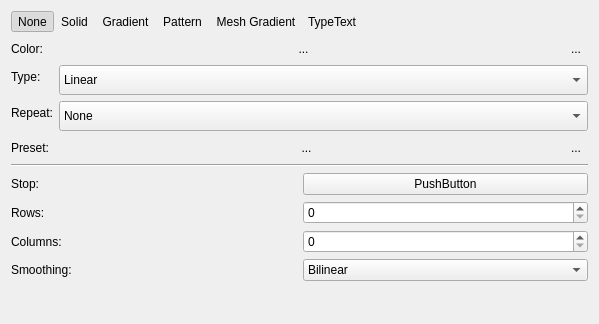
<?xml version="1.0" encoding="utf-8"?>
<ui version="4.0">
 <author>
    SPDX-FileCopyrightText: none
    SPDX-License-Identifier: GPL-3.0-or-later
  </author>
 <class>KoFillConfigWidget</class>
 <widget class="QWidget" name="KoFillConfigWidget">
  <property name="geometry">
   <rect>
    <x>0</x>
    <y>0</y>
    <width>599</width>
    <height>324</height>
   </rect>
  </property>
  <property name="sizePolicy">
   <sizepolicy hsizetype="Preferred" vsizetype="Preferred">
    <horstretch>0</horstretch>
    <verstretch>0</verstretch>
   </sizepolicy>
  </property>
  <layout class="QVBoxLayout" name="verticalLayout">
   <item>
    <layout class="QHBoxLayout" name="fillConfigTypeLayout">
     <property name="spacing">
      <number>0</number>
     </property>
     <item>
      <widget class="QToolButton" name="btnNoFill">
       <property name="sizePolicy">
        <sizepolicy hsizetype="Preferred" vsizetype="Fixed">
         <horstretch>0</horstretch>
         <verstretch>0</verstretch>
        </sizepolicy>
       </property>
       <property name="toolTip">
        <string>No fill</string>
       </property>
       <property name="text">
        <string>None</string>
       </property>
       <property name="checkable">
        <bool>true</bool>
       </property>
       <property name="checked">
        <bool>true</bool>
       </property>
       <property name="autoRaise">
        <bool>true</bool>
       </property>
      </widget>
     </item>
     <item>
      <widget class="QToolButton" name="btnSolidFill">
       <property name="sizePolicy">
        <sizepolicy hsizetype="Preferred" vsizetype="Fixed">
         <horstretch>0</horstretch>
         <verstretch>0</verstretch>
        </sizepolicy>
       </property>
       <property name="toolTip">
        <string>Solid color fill</string>
       </property>
       <property name="text">
        <string>Solid</string>
       </property>
       <property name="checkable">
        <bool>true</bool>
       </property>
       <property name="autoRaise">
        <bool>true</bool>
       </property>
      </widget>
     </item>
     <item>
      <widget class="QToolButton" name="btnGradientFill">
       <property name="sizePolicy">
        <sizepolicy hsizetype="Preferred" vsizetype="Fixed">
         <horstretch>0</horstretch>
         <verstretch>0</verstretch>
        </sizepolicy>
       </property>
       <property name="toolTip">
        <string>Gradient fill</string>
       </property>
       <property name="text">
        <string>Gradient</string>
       </property>
       <property name="checkable">
        <bool>true</bool>
       </property>
       <property name="autoRaise">
        <bool>true</bool>
       </property>
      </widget>
     </item>
     <item>
      <widget class="QToolButton" name="btnPatternFill">
       <property name="sizePolicy">
        <sizepolicy hsizetype="Preferred" vsizetype="Fixed">
         <horstretch>0</horstretch>
         <verstretch>0</verstretch>
        </sizepolicy>
       </property>
       <property name="toolTip">
        <string>Pattern fill</string>
       </property>
       <property name="text">
        <string>Pattern</string>
       </property>
       <property name="checkable">
        <bool>true</bool>
       </property>
       <property name="autoRaise">
        <bool>true</bool>
       </property>
      </widget>
     </item>
     <item>
      <widget class="QToolButton" name="btnMeshFill">
       <property name="text">
        <string>Mesh Gradient</string>
       </property>
       <property name="checkable">
        <bool>true</bool>
       </property>
       <property name="autoRaise">
        <bool>true</bool>
       </property>
      </widget>
     </item>
     <item>
      <spacer name="horizontalSpacer">
       <property name="orientation">
        <enum>Qt::Horizontal</enum>
       </property>
       <property name="sizeType">
        <enum>QSizePolicy::Preferred</enum>
       </property>
       <property name="sizeHint" stdset="0">
        <size>
         <width>5</width>
         <height>5</height>
        </size>
       </property>
      </spacer>
     </item>
     <item>
      <widget class="QLabel" name="lblFillTitle">
       <property name="text">
        <string notr="true">TypeText</string>
       </property>
      </widget>
     </item>
     <item>
      <spacer name="horizontalSpacer_2">
       <property name="orientation">
        <enum>Qt::Horizontal</enum>
       </property>
       <property name="sizeHint" stdset="0">
        <size>
         <width>10</width>
         <height>5</height>
        </size>
       </property>
      </spacer>
     </item>
    </layout>
   </item>
   <item>
    <layout class="QHBoxLayout" name="solidFillLayout">
     <item>
      <widget class="QLabel" name="soldStrokeColorLabel">
       <property name="text">
        <string>Color:</string>
       </property>
      </widget>
     </item>
     <item>
      <widget class="KoColorPopupButton" name="btnChooseSolidColor">
       <property name="sizePolicy">
        <sizepolicy hsizetype="Expanding" vsizetype="Fixed">
         <horstretch>0</horstretch>
         <verstretch>0</verstretch>
        </sizepolicy>
       </property>
       <property name="text">
        <string>...</string>
       </property>
       <property name="popupMode">
        <enum>QToolButton::InstantPopup</enum>
       </property>
       <property name="autoRaise">
        <bool>true</bool>
       </property>
       <property name="arrowType">
        <enum>Qt::NoArrow</enum>
       </property>
      </widget>
     </item>
     <item>
      <widget class="QToolButton" name="btnSolidColorSample">
       <property name="text">
        <string>...</string>
       </property>
       <property name="checkable">
        <bool>true</bool>
       </property>
       <property name="autoRaise">
        <bool>true</bool>
       </property>
      </widget>
     </item>
    </layout>
   </item>
   <item>
    <layout class="QFormLayout" name="gradientLayout1">
     <item column="0" row="0">
      <widget class="QLabel" name="typeLabel">
       <property name="text">
        <string>Type:</string>
       </property>
      </widget>
     </item>
     <item column="1" row="0">
      <widget class="QComboBox" name="cmbGradientType">
       <property name="sizePolicy">
        <sizepolicy hsizetype="Expanding" vsizetype="Fixed">
         <horstretch>0</horstretch>
         <verstretch>0</verstretch>
        </sizepolicy>
       </property>
       <property name="minimumSize">
        <size>
         <width>0</width>
         <height>30</height>
        </size>
       </property>
       <item>
        <property name="text">
         <string comment="Gradient type - Linear">Linear</string>
        </property>
       </item>
       <item>
        <property name="text">
         <string>Radial</string>
        </property>
       </item>
      </widget>
     </item>
     <item column="0" row="1">
      <widget class="QLabel" name="repeatLabel">
       <property name="text">
        <string>Repeat:</string>
       </property>
      </widget>
     </item>
     <item column="1" row="1">
      <widget class="QComboBox" name="cmbGradientRepeat">
       <property name="sizePolicy">
        <sizepolicy hsizetype="Expanding" vsizetype="Fixed">
         <horstretch>0</horstretch>
         <verstretch>0</verstretch>
        </sizepolicy>
       </property>
       <property name="minimumSize">
        <size>
         <width>0</width>
         <height>30</height>
        </size>
       </property>
       <item>
        <property name="text">
         <string>None</string>
        </property>
       </item>
       <item>
        <property name="text">
         <string>Repeat</string>
        </property>
       </item>
       <item>
        <property name="text">
         <string>Reflect</string>
        </property>
       </item>
      </widget>
     </item>
    </layout>
   </item>
   <item>
    <layout class="QHBoxLayout" name="gradientLayout2">
     <item>
      <widget class="QLabel" name="presetLabel">
       <property name="text">
        <string>Preset:</string>
       </property>
      </widget>
     </item>
     <item>
      <widget class="KoColorPopupButton" name="btnChoosePredefinedGradient">
       <property name="sizePolicy">
        <sizepolicy hsizetype="Expanding" vsizetype="Fixed">
         <horstretch>0</horstretch>
         <verstretch>0</verstretch>
        </sizepolicy>
       </property>
       <property name="minimumSize">
        <size>
         <width>40</width>
         <height>0</height>
        </size>
       </property>
       <property name="text">
        <string>...</string>
       </property>
       <property name="popupMode">
        <enum>QToolButton::InstantPopup</enum>
       </property>
       <property name="autoRaise">
        <bool>true</bool>
       </property>
       <property name="arrowType">
        <enum>Qt::NoArrow</enum>
       </property>
      </widget>
     </item>
     <item>
      <widget class="QToolButton" name="btnSaveGradient">
       <property name="text">
        <string>...</string>
       </property>
       <property name="checkable">
        <bool>false</bool>
       </property>
       <property name="autoRaise">
        <bool>true</bool>
       </property>
      </widget>
     </item>
    </layout>
   </item>
   <item>
    <widget class="Line" name="gradientTypeLine">
     <property name="orientation">
      <enum>Qt::Horizontal</enum>
     </property>
    </widget>
   </item>
   <item>
    <layout class="QVBoxLayout" name="meshgradientLayout">
     <item>
      <layout class="QHBoxLayout" name="horizontalLayout_3">
       <item>
        <widget class="QLabel" name="stopColorLabel">
         <property name="text">
          <string comment="Gradient stop color selector label">Stop:</string>
         </property>
        </widget>
       </item>
       <item>
        <widget class="KisColorButton" name="meshStopColorButton">
         <property name="text">
          <string>PushButton</string>
         </property>
        </widget>
       </item>
      </layout>
     </item>
     <item>
      <layout class="QHBoxLayout" name="horizontalLayout">
       <item>
        <widget class="QLabel" name="rowsLabel">
         <property name="text">
          <string>Rows:</string>
         </property>
        </widget>
       </item>
       <item>
        <widget class="QSpinBox" name="spinbRows">
         <property name="frame">
          <bool>true</bool>
         </property>
        </widget>
       </item>
      </layout>
     </item>
     <item>
      <layout class="QHBoxLayout" name="horizontalLayout_2">
       <item>
        <widget class="QLabel" name="columnsLabel">
         <property name="text">
          <string>Columns:</string>
         </property>
        </widget>
       </item>
       <item>
        <widget class="QSpinBox" name="spinbColumns"/>
       </item>
      </layout>
     </item>
     <item>
      <layout class="QHBoxLayout" name="horizontalLayout_4">
       <item>
        <widget class="QLabel" name="smoothingTypeLabel">
         <property name="text">
          <string>Smoothing:</string>
         </property>
        </widget>
       </item>
       <item>
        <widget class="QComboBox" name="cmbSmoothingType">
         <item>
          <property name="text">
           <string>Bilinear</string>
          </property>
         </item>
         <item>
          <property name="text">
           <string>Bicubic</string>
          </property>
         </item>
        </widget>
       </item>
      </layout>
     </item>
    </layout>
   </item>
   <item>
    <layout class="QVBoxLayout" name="lastLayout">
     <item>
      <widget class="KisStopGradientEditor" name="wdgGradientEditor" native="true"/>
     </item>
    </layout>
   </item>
   <item>
    <spacer name="bottomSpacer">
     <property name="orientation">
      <enum>Qt::Vertical</enum>
     </property>
     <property name="sizeHint" stdset="0">
      <size>
       <width>20</width>
       <height>40</height>
      </size>
     </property>
    </spacer>
   </item>
  </layout>
 </widget>
 <customwidgets>
  <customwidget>
   <class>KoColorPopupButton</class>
   <extends>QToolButton</extends>
   <header>KoColorPopupButton.h</header>
  </customwidget>
  <customwidget>
   <class>KisStopGradientEditor</class>
   <extends>QWidget</extends>
   <header>KisStopGradientEditor.h</header>
   <container>1</container>
  </customwidget>
  <customwidget>
   <class>KisColorButton</class>
   <extends>QPushButton</extends>
   <header>kis_color_button.h</header>
  </customwidget>
 </customwidgets>
 <resources/>
 <connections/>
</ui>
